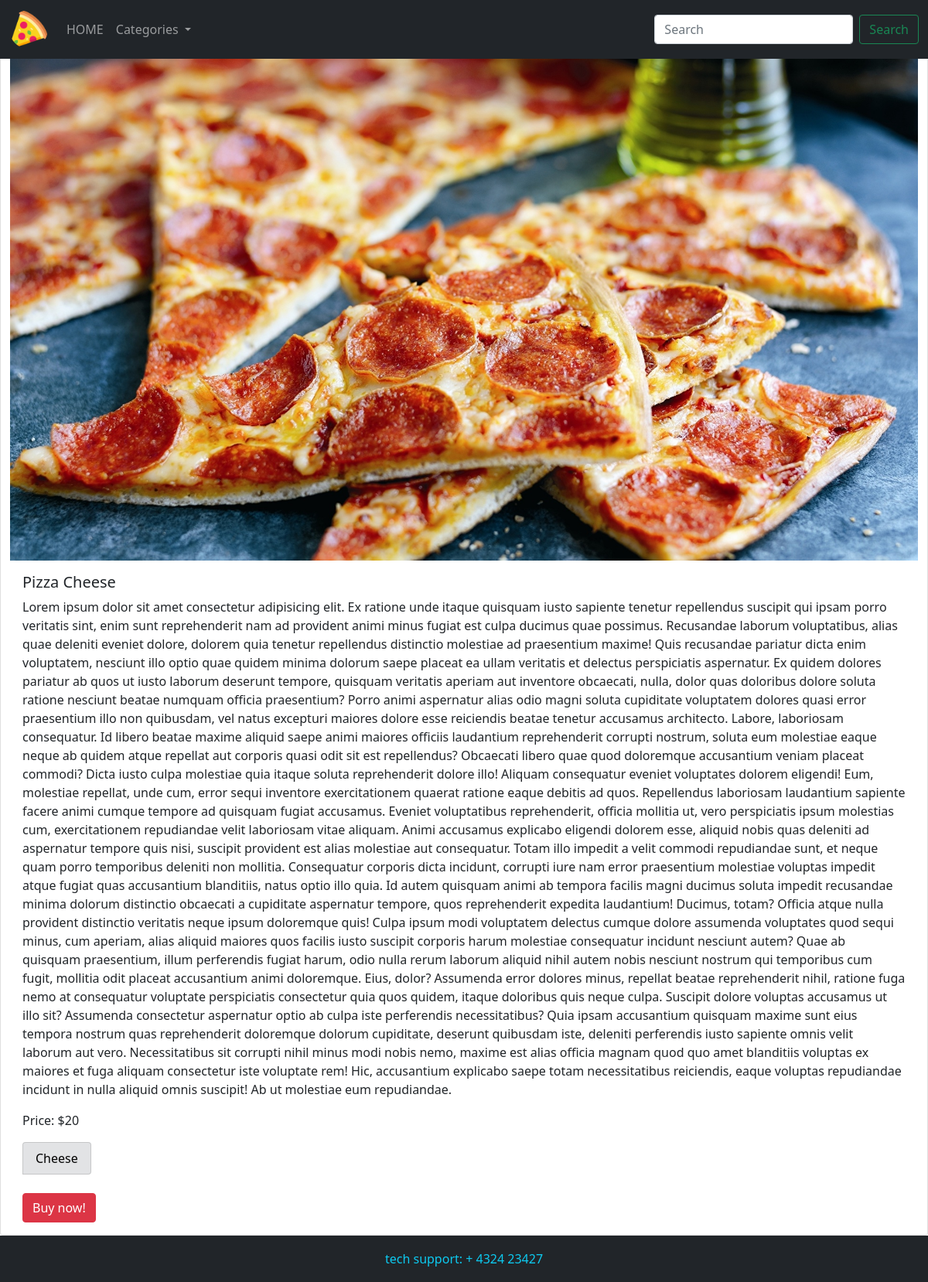
Screenshot of /products/2/ with the database file from the repository.
### store/models.py (models this page shows, shortened)
class Product(models.Model):
    title = models.CharField(max_length=255, db_index=True)
    info = models.TextField(blank=True)
    price = models.IntegerField(default=0)
    categories = models.ManyToManyField("Category", blank=True, related_name="products")
    image = models.ImageField(upload_to="images/", default="image/default.jpg")

class Category(models.Model):
    title = models.CharField(max_length=255)
    def get_absolute_url(self):
        return reverse("category_detail_url", kwargs={"pk": self.pk})

### store/views.py (the view)
# urls.py: path('products/<int:pk>/', ProductDetailView.as_view(), name="product_detail_url"),
class ProductDetailView(DetailView, CategoryMixin):
    model = Product

### store/utils.py (called while the page is built)
    def get_context_data(self, **kwargs):
        context = super().get_context_data(**kwargs)
        context['category_list'] = Category.objects.all()
        return context

### store/templates/store/product_detail.html (shortened to what this page needs)
{% extends "store/index.html" %}
{% block content %}
<div class="card">
    <img src="{{ product.image.url}}" class="card-img-top" alt="Pizza">
    <div class="card-body">
        <h5 class="card-title">{{ product.title }}</h5>
        <p class="card-text">{{ product.info }}</p>
        <p class="card-text">Price: ${{ product.price }}</p>
        <ul class="list-group list-group-horizontal">
            {% for category in product.categories.all %}
            <li class="list-group-item list-group-item-secondary">
                <a class="link-category"
                 href="{{ category.get_absolute_url }}">{{ category.title }}</a>
                </li>
            {% endfor %}
        </ul>
        <br>
        <button type="button" class="btn btn-danger" data-bs-toggle="modal" data-bs-target="#exampleModal">
            Buy now!
        </button>
    </div>
</div>
{% endblock content %}

### static/css/style.css (style rules this page uses)
a { text-decoration: none; }
.link-category { color: black; }

### rows the page displays
Product: image (picture), title "Pizza Cheese", info "Lorem ipsum dolor sit amet consectetur adipisicing elit. Ex ratione unde itaque quisquam iusto sapiente tenetur repellendus suscipit qui ipsam porro veritatis sint, enim sunt reprehenderit nam ad provident animi minus fugiat est culpa ducimus quae possimus. Recusandae laborum voluptatibus, alias quae deleniti eveniet dolore, dolorem quia tenetur repellendus distinctio molestiae ad praesentium maxime! Quis recusandae pariatur dicta enim voluptatem, nesciunt illo optio quae quidem minima dolorum saepe placeat ea ullam veritatis et delectus perspiciatis aspernatur. Ex quidem dolores pariatur ab quos ut iusto laborum deserunt tempore, quisquam veritatis aperiam aut inventore obcaecati, nulla,…", price "20"
Category: title "Cheese"
